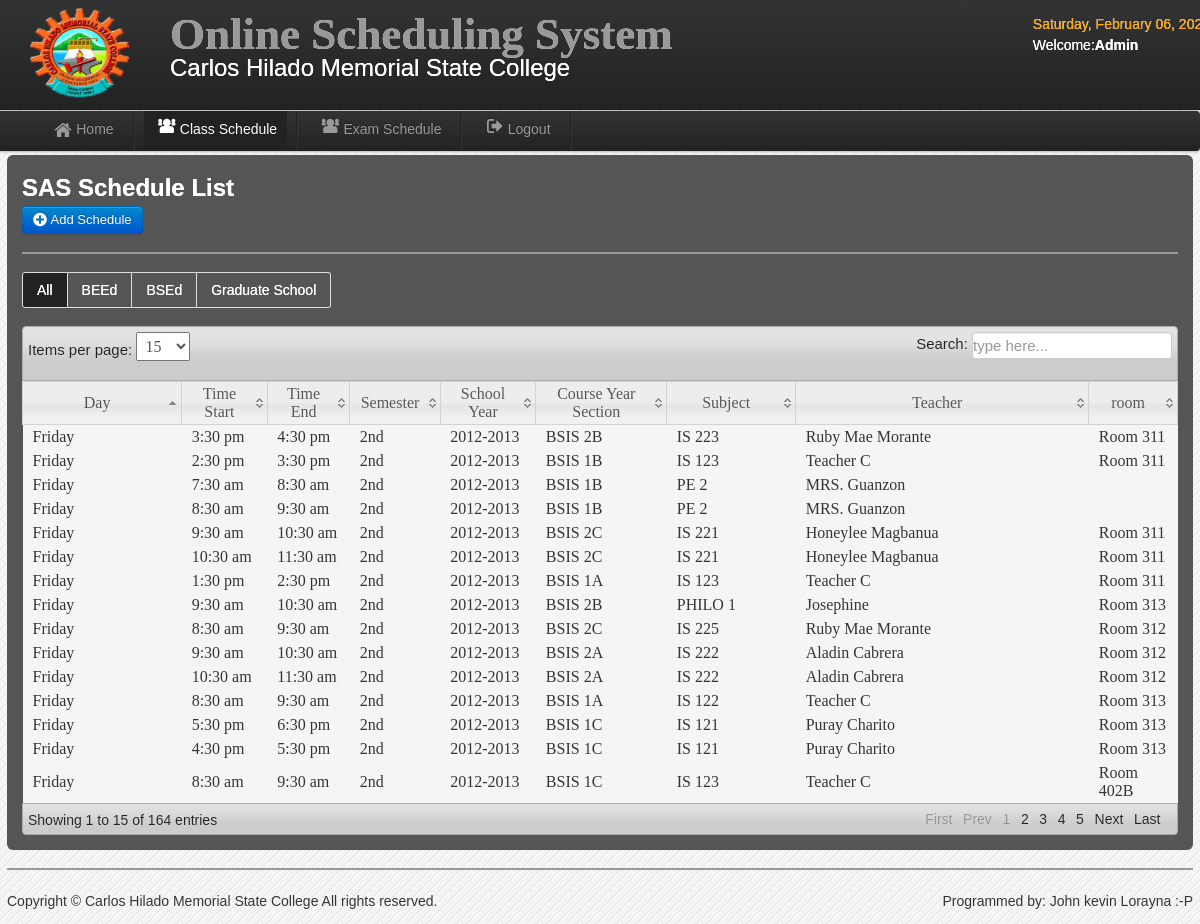
The app's page /admin/COE_schedule.php (signed in) with its own data.
### tables this page shows
CREATE TABLE `users` (
  `User_id` int(11) NOT NULL,
  `UserName` varchar(20) NOT NULL,
  `Password` varchar(20) NOT NULL,
  `User_Type` varchar(20) NOT NULL,
  `FirstName` varchar(30) NOT NULL,
  `LastName` varchar(30) NOT NULL,
  `College` varchar(20) NOT NULL
);

CREATE TABLE `schedule` (
  `schedule_id` int(11) NOT NULL,
  `semester` varchar(10) NOT NULL,
  `sy` varchar(20) NOT NULL,
  `CYS` varchar(100) NOT NULL,
  `subject` varchar(50) NOT NULL,
  `teacher` varchar(50) NOT NULL,
  `room` varchar(20) NOT NULL,
  `day` varchar(100) NOT NULL,
  `time` varchar(20) NOT NULL,
  `time_end` varchar(50) NOT NULL,
  `type` varchar(20) NOT NULL,
  `day1` varchar(20) NOT NULL
);

### admin/session.php (called while the page is built, shortened)
<?php
        $id_session=$_SESSION['id'];
?>

### admin/COE_schedule.php (the view, shortened to what this page needs)
<?php include('session.php'); include('header.php'); include('dbcon.php') ?>
<body>
<?php include('nav-top1.php'); ?>
    <div class="navbar navbar-fixed-top1">
    <div class="navbar-inner">
    <div class="container">
	<div class="marg">
    <ul class="nav">
  <li>
    <a href="user_COE.php"><i class="icon-home icon-large"></i>Home</a>
  </li>
   <li class="divider-vertical"></li>
  <li  class="active"><a href="COE_schedule.php"><i class="icon-group icon-large"></i>Class Schedule</a></li>
   <li class="divider-vertical"></li>
    <li><a href="COE_exam_schedule.php"><i class="icon-group icon-large"></i>Exam Schedule</a></li>
   <li class="divider-vertical"></li>
  <li><a id="logout" data-toggle="modal" href="#myModal"><i class="icon-signout icon-large"></i>Logout</a></li>
   <li class="divider-vertical"></li>
</ul>
    </div>
    </div>
    </div>
    </div>
<div class="wrapper">
<div id="element" class="hero-body-schedule">
<h2><font color="white">SAS Schedule List</font></h2>
	<a class="btn btn-primary"  href="COE_add.php">  <i class="icon-plus-sign icon-large"></i>&nbsp;Add Schedule</a>
	<hr>
	<div class="pagination">
  <ul>
    <li class="active"><a href="COE_schedule.php"><font color="white">All</font></a></li>
    <li><a href="COE_BEED.php"><font color="white">BEEd</font></a></li>
    <li><a href="COE_BSED.php"><font color="white">BSEd</font></a></li>
    <li><a href="COE_GS.php"><font color="white">Graduate School</font></a></li>
  </ul>
</div>
	<table class="users-table">
<div class="demo_jui">
		<table cellpadding="0" cellspacing="0" border="0" class="display" id="log" class="jtable">
			<thead>
				<tr>
				<th>Day</th>
				<th>Time Start</th>
				<th>Time End</th>
				<th>Semester</th>
				<th>School Year</th>
				<th>Course Year Section</th>
				<th>Subject</th>
				<th>Teacher</th>
				<th>room</th>
				</tr>
			</thead>
			<tbody>
<?php $result=mysqli_query($conn,"select * from schedule where type=''")or die(mysqli_error());
while($row=mysqli_fetch_array($result)){ $id=$row['schedule_id'];
?>
<tr class="del<?php echo $id ?>">
	<td><?php echo $row['day'];?></td>
	<td><?php echo $row['time'];?></td>
	<td><?php echo $row['time_end'];?></td>
	<td><?php echo $row['semester'];?></td>
	<td><?php echo $row['sy'];?></td>
	<td><?php echo $row['CYS'];?></td>
	<td><?php echo $row['subject'];?></td>
	<td><?php echo $row['teacher'];?></td>
	<td><?php echo $row['room'];?></td>
<?php } ?>
	</tr>
			</tbody>
		</table>
	</div>
<?php include('footer.php');?>
</div>
</body>

### admin/nav-top1.php
	<div class="navbar navbar-fixed-top">
	<div class="navbar-inner">
	<div class="container">
		<a class="branded">
		<img src="img/chmsc.png" width="100" height="90">
 	</a>
	<a class="brand">
	 <h1>Online Scheduling System</h1>
	 <div class="chmsc_nav"><font size="5" style="Bookman Old Style" color="white">Carlos Hilado Memorial State College</font></div>
 	</a>
<div class="time_top">
<font color="orange">
  <?php
 $Today=date('y:m:d');
$new=date('l, F d, Y',strtotime($Today));
echo $new; ?>
</font>
<?php
$logout_query=mysqli_query($conn,"select * from users where User_id=$id_session");
$row=mysqli_fetch_array($logout_query);
$type=$row['User_Type'];
?>
<p><font color="white">Welcome:<b><?php echo $type;?></b>
<?php echo $row['College'] ?></p></font>
</div>
	</div>
	</div>
	</div>

### admin/css/style.css (style rules this page uses)
* { margin:0; padding:0; }
body { font-family:"Trebuchet MS", "Myriad Pro", Arial, sans-serif; font-size:14px; background:#f4f4f4 url(../img/bg.gif) repeat top left; color:#333; text-shadow:0px 0px 0px #fff;; }
h1 { font-size:45px; }
a { color:#777; }
p { padding:5px 0px; }
.wrapper { width:1186px; margin:10px auto; min-height:550px; }

### admin/css/datatable/demo_table_jui.css (style rules this page uses)
table.display thead th { cursor: pointer; padding: 3px 0 3px 10px; }
table.display { border-collapse: collapse; clear: both; margin: 0 auto; width: 100%; }
table.display td { padding: 3px 10px; }
tr.odd { background-color: #F5F5F5; }
tr.even { background-color: #F5F5F5; }
tr.odd td.sorting_1 { background-color: F5F5F5; }
tr.even td.sorting_1 { background-color: F5F5F5; }

### records on screen
users: User_Type "Admin"
schedule: day "Friday", time "3:30 pm", time_end "4:30 pm", semester "2nd", sy "2012-2013", CYS "BSIS 2B", subject "IS 223", teacher "Ruby Mae Morante", room "Room 311"
schedule: day "Friday", time "2:30 pm", time_end "3:30 pm", semester "2nd", sy "2012-2013", CYS "BSIS 1B", subject "IS 123", teacher "Teacher C", room "Room 311"
schedule: day "Friday", time "7:30 am", time_end "8:30 am", semester "2nd", sy "2012-2013", CYS "BSIS 1B", subject "PE 2", teacher "MRS. Guanzon"
schedule: day "Friday", time "8:30 am", time_end "9:30 am", semester "2nd", sy "2012-2013", CYS "BSIS 1B", subject "PE 2", teacher "MRS. Guanzon"
schedule: day "Friday", time "9:30 am", time_end "10:30 am", semester "2nd", sy "2012-2013", CYS "BSIS 2C", subject "IS 221", teacher "Honeylee Magbanua", room "Room 311"
schedule: day "Friday", time "10:30 am", time_end "11:30 am", semester "2nd", sy "2012-2013", CYS "BSIS 2C", subject "IS 221", teacher "Honeylee Magbanua", room "Room 311"
schedule: day "Friday", time "1:30 pm", time_end "2:30 pm", semester "2nd", sy "2012-2013", CYS "BSIS 1A", subject "IS 123", teacher "Teacher C", room "Room 311"
schedule: day "Friday", time "9:30 am", time_end "10:30 am", semester "2nd", sy "2012-2013", CYS "BSIS 2B", subject "PHILO 1", teacher "Josephine", room "Room 313"
schedule: day "Friday", time "8:30 am", time_end "9:30 am", semester "2nd", sy "2012-2013", CYS "BSIS 2C", subject "IS 225", teacher "Ruby Mae Morante", room "Room 312"
schedule: day "Friday", time "9:30 am", time_end "10:30 am", semester "2nd", sy "2012-2013", CYS "BSIS 2A", subject "IS 222", teacher "Aladin Cabrera", room "Room 312"
schedule: day "Friday", time "10:30 am", time_end "11:30 am", semester "2nd", sy "2012-2013", CYS "BSIS 2A", subject "IS 222", teacher "Aladin Cabrera", room "Room 312"
schedule: day "Friday", time "8:30 am", time_end "9:30 am", semester "2nd", sy "2012-2013", CYS "BSIS 1A", subject "IS 122", teacher "Teacher C", room "Room 313"
schedule: day "Friday", time "5:30 pm", time_end "6:30 pm", semester "2nd", sy "2012-2013", CYS "BSIS 1C", subject "IS 121", teacher "Puray Charito", room "Room 313"
schedule: day "Friday", time "4:30 pm", time_end "5:30 pm", semester "2nd", sy "2012-2013", CYS "BSIS 1C", subject "IS 121", teacher "Puray Charito", room "Room 313"
schedule: day "Friday", time "8:30 am", time_end "9:30 am", semester "2nd", sy "2012-2013", CYS "BSIS 1C", subject "IS 123", teacher "Teacher C", room "Room 402B"
